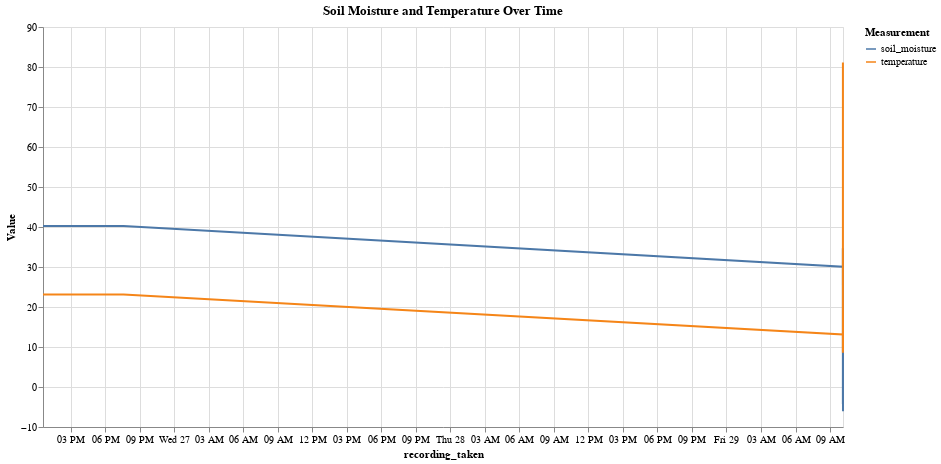

This figure's notebook cell:
### Code cell
chart = alt.Chart(long_df).mark_line().encode(
    x='recording_taken:T',        # Time on the x-axis
    y='Value:Q',                 # Numerical values on the y-axis
    color='Measurement:N'        # Different lines for soil moisture and temperature
).properties(
    title='Soil Moisture and Temperature Over Time',
    width=800,
    height=400
)

chart.show()

### Figure 1 — Vega-Lite specification as saved in the notebook (floating-point values rounded to 4 significant figures)
{"config": {"view": {"continuousWidth": 300, "continuousHeight": 300}}, "data": {"name": "data-200914b2adc57f29bbc200845235fb1f"}, "mark": {"type": "line"}, "encoding": {"color": {"field": "Measurement", "type": "nominal"}, "x": {"field": "recording_taken", "type": "temporal"}, "y": {"field": "Value", "type": "quantitative"}}, "height": 400, "title": "Soil Moisture and Temperature Over Time", "width": 800, "$schema": "https://vega.github.io/schema/vega-lite/v5.20.1.json", "datasets": {"data-200914b2adc57f29bbc200845235fb1f": [{"recording_taken": "2024-11-29T10:07:35", "Measurement": "soil_moisture", "Value": 29.72}, {"recording_taken": "2024-11-29T10:07:35", "Measurement": "soil_moisture", "Value": 30.04}, {"recording_taken": "2024-11-29T10:07:33", "Measurement": "soil_moisture", "Value": 31.07}, {"recording_taken": "2024-11-29T10:07:32", "Measurement": "soil_moisture", "Value": -6.049}, {"recording_taken": "2024-11-29T10:07:31", "Measurement": "soil_moisture", "Value": 33.98}, {"recording_taken": "2024-11-29T10:07:30", "Measurement": "soil_moisture", "Value": 30.19}, {"recording_taken": "2024-11-29T10:07:29", "Measurement": "soil_moisture", "Value": 29.37}, {"recording_taken": "2024-11-29T10:07:28", "Measurement": "soil_moisture", "Value": 32.95}, {"recording_taken": "2024-11-29T10:07:27", "Measurement": "soil_moisture", "Value": 33.36}, {"recording_taken": "2024-11-29T10:07:27", "Measurement": "soil_moisture", "Value": 31.59}, {"recording_taken": "2024-11-29T10:07:26", "Measurement": "soil_moisture", "Value": 29.01}, {"recording_taken": "2024-11-29T10:07:25", "Measurement": "soil_moisture", "Value": 31.83}, {"recording_taken": "2024-11-29T10:07:24", "Measurement": "soil_moisture", "Value": 32.36}, {"recording_taken": "2024-11-29T10:07:23", "Measurement": "soil_moisture", "Value": 32.47}, {"recording_taken": "2024-11-29T10:07:22", "Measurement": "soil_moisture", "Value": 26.87}, {"recording_taken": "2024-11-29T10:07:21", "Measurement": "soil_moisture", "Value": 28.47}, {"recording_taken": "2024-11-29T10:07:20", "Measurement": "soil_moisture", "Value": 30.02}, {"recording_taken": "2024-11-29T10:07:19", "Measurement": "soil_moisture", "Value": 27.22}, {"recording_taken": "2024-11-29T10:07:19", "Measurement": "soil_moisture", "Value": 29.78}, {"recording_taken": "2024-11-29T10:07:18", "Measurement": "soil_moisture", "Value": 33.04}, {"recording_taken": "2024-11-29T10:07:17", "Measurement": "soil_moisture", "Value": 29.86}, {"recording_taken": "2024-11-29T10:07:17", "Measurement": "soil_moisture", "Value": 29.51}, {"recording_taken": "2024-11-29T10:07:16", "Measurement": "soil_moisture", "Value": 34.65}, {"recording_taken": "2024-11-29T10:07:16", "Measurement": "soil_moisture", "Value": 34.28}, {"recording_taken": "2024-11-29T10:07:09", "Measurement": "soil_moisture", "Value": 31.66}, {"recording_taken": "2024-11-29T10:07:07", "Measurement": "soil_moisture", "Value": 30.56}, {"recording_taken": "2024-11-29T10:07:07", "Measurement": "soil_moisture", "Value": 33.76}, {"recording_taken": "2024-11-29T10:07:05", "Measurement": "soil_moisture", "Value": 26.1}, {"recording_taken": "2024-11-29T10:07:04", "Measurement": "soil_moisture", "Value": 32.59}, {"recording_taken": "2024-11-29T10:07:02", "Measurement": "soil_moisture", "Value": 32.11}, {"recording_taken": "2024-11-29T10:07:01", "Measurement": "soil_moisture", "Value": 31.41}, {"recording_taken": "2024-11-29T10:07:00", "Measurement": "soil_moisture", "Value": 29.91}, {"recording_taken": "2024-11-29T10:06:59", "Measurement": "soil_moisture", "Value": -4.257}, {"recording_taken": "2024-11-29T10:06:58", "Measurement": "soil_moisture", "Value": 28.15}, {"recording_taken": "2024-11-29T10:06:57", "Measurement": "soil_moisture", "Value": 32.35}, {"recording_taken": "2024-11-29T10:06:57", "Measurement": "soil_moisture", "Value": 32.88}, {"recording_taken": "2024-11-29T10:06:55", "Measurement": "soil_moisture", "Value": 26.14}, {"recording_taken": "2024-11-29T10:06:54", "Measurement": "soil_moisture", "Value": 30.93}, {"recording_taken": "2024-11-29T10:06:53", "Measurement": "soil_moisture", "Value": 26.98}, {"recording_taken": "2024-11-29T10:06:52", "Measurement": "soil_moisture", "Value": 30.77}, {"recording_taken": "2024-11-29T10:06:51", "Measurement": "soil_moisture", "Value": 33.34}, {"recording_taken": "2024-11-29T10:06:51", "Measurement": "soil_moisture", "Value": 25.42}, {"recording_taken": "2024-11-29T10:06:51", "Measurement": "soil_moisture", "Value": 31.53}, {"recording_taken": "2024-11-29T10:06:51", "Measurement": "soil_moisture", "Value": 25.81}, {"recording_taken": "2024-11-29T10:06:50", "Measurement": "soil_moisture", "Value": 34.71}, {"recording_taken": "2024-11-29T10:06:49", "Measurement": "soil_moisture", "Value": 28.41}, {"recording_taken": "2024-11-29T10:06:48", "Measurement": "soil_moisture", "Value": 30.08}, {"recording_taken": "2024-11-26T19:35:45", "Measurement": "soil_moisture", "Value": 40.22}, {"recording_taken": "2024-11-26T19:35:45", "Measurement": "soil_moisture", "Value": 40.22}, {"recording_taken": "2024-11-26T12:35:45", "Measurement": "soil_moisture", "Value": 40.22}, {"recording_taken": "2024-11-26T12:35:45", "Measurement": "soil_moisture", "Value": 40.22}, {"recording_taken": "2024-11-29T10:07:35", "Measurement": "temperature", "Value": 9.353}, {"recording_taken": "2024-11-29T10:07:35", "Measurement": "temperature", "Value": 13.14}, {"recording_taken": "2024-11-29T10:07:33", "Measurement": "temperature", "Value": 14.88}, {"recording_taken": "2024-11-29T10:07:32", "Measurement": "temperature", "Value": 13.33}, {"recording_taken": "2024-11-29T10:07:31", "Measurement": "temperature", "Value": 13.29}, {"recording_taken": "2024-11-29T10:07:30", "Measurement": "temperature", "Value": 19.17}, {"recording_taken": "2024-11-29T10:07:29", "Measurement": "temperature", "Value": 9.539}, {"recording_taken": "2024-11-29T10:07:28", "Measurement": "temperature", "Value": 9.841}, {"recording_taken": "2024-11-29T10:07:27", "Measurement": "temperature", "Value": 9.05}, {"recording_taken": "2024-11-29T10:07:27", "Measurement": "temperature", "Value": 11.72}, {"recording_taken": "2024-11-29T10:07:26", "Measurement": "temperature", "Value": 13.37}, {"recording_taken": "2024-11-29T10:07:25", "Measurement": "temperature", "Value": 11.05}, {"recording_taken": "2024-11-29T10:07:24", "Measurement": "temperature", "Value": 11.07}, {"recording_taken": "2024-11-29T10:07:23", "Measurement": "temperature", "Value": 12.27}, {"recording_taken": "2024-11-29T10:07:22", "Measurement": "temperature", "Value": 12.89}, {"recording_taken": "2024-11-29T10:07:21", "Measurement": "temperature", "Value": 13.38}, {"recording_taken": "2024-11-29T10:07:20", "Measurement": "temperature", "Value": 13.52}, {"recording_taken": "2024-11-29T10:07:19", "Measurement": "temperature", "Value": 13.34}, {"recording_taken": "2024-11-29T10:07:19", "Measurement": "temperature", "Value": 10.59}, {"recording_taken": "2024-11-29T10:07:18", "Measurement": "temperature", "Value": 14.49}, {"recording_taken": "2024-11-29T10:07:17", "Measurement": "temperature", "Value": 12.39}, {"recording_taken": "2024-11-29T10:07:17", "Measurement": "temperature", "Value": 10.8}, {"recording_taken": "2024-11-29T10:07:16", "Measurement": "temperature", "Value": 14.13}, {"recording_taken": "2024-11-29T10:07:16", "Measurement": "temperature", "Value": 10.74}, {"recording_taken": "2024-11-29T10:07:09", "Measurement": "temperature", "Value": 11.57}, {"recording_taken": "2024-11-29T10:07:07", "Measurement": "temperature", "Value": 81.14}, {"recording_taken": "2024-11-29T10:07:07", "Measurement": "temperature", "Value": 11.38}, {"recording_taken": "2024-11-29T10:07:05", "Measurement": "temperature", "Value": 9.525}, {"recording_taken": "2024-11-29T10:07:04", "Measurement": "temperature", "Value": 10.99}, {"recording_taken": "2024-11-29T10:07:02", "Measurement": "temperature", "Value": 8.564}, {"recording_taken": "2024-11-29T10:07:01", "Measurement": "temperature", "Value": 8.99}, {"recording_taken": "2024-11-29T10:07:00", "Measurement": "temperature", "Value": 9.742}, {"recording_taken": "2024-11-29T10:06:59", "Measurement": "temperature", "Value": 13.26}, {"recording_taken": "2024-11-29T10:06:58", "Measurement": "temperature", "Value": 9.957}, {"recording_taken": "2024-11-29T10:06:57", "Measurement": "temperature", "Value": 9.489}, {"recording_taken": "2024-11-29T10:06:57", "Measurement": "temperature", "Value": 13.09}, {"recording_taken": "2024-11-29T10:06:55", "Measurement": "temperature", "Value": 12.76}, {"recording_taken": "2024-11-29T10:06:54", "Measurement": "temperature", "Value": 9.437}, {"recording_taken": "2024-11-29T10:06:53", "Measurement": "temperature", "Value": 13.93}, {"recording_taken": "2024-11-29T10:06:52", "Measurement": "temperature", "Value": 10.58}, {"recording_taken": "2024-11-29T10:06:51", "Measurement": "temperature", "Value": 9.965}, {"recording_taken": "2024-11-29T10:06:51", "Measurement": "temperature", "Value": 11.31}, {"recording_taken": "2024-11-29T10:06:51", "Measurement": "temperature", "Value": 10.95}, {"recording_taken": "2024-11-29T10:06:51", "Measurement": "temperature", "Value": 11.49}, {"recording_taken": "2024-11-29T10:06:50", "Measurement": "temperature", "Value": 9.088}, {"recording_taken": "2024-11-29T10:06:49", "Measurement": "temperature", "Value": 12.02}, {"recording_taken": "2024-11-29T10:06:48", "Measurement": "temperature", "Value": 13.14}, {"recording_taken": "2024-11-26T19:35:45", "Measurement": "temperature", "Value": 23.1}, {"recording_taken": "2024-11-26T19:35:45", "Measurement": "temperature", "Value": 23.1}, {"recording_taken": "2024-11-26T12:35:45", "Measurement": "temperature", "Value": 23.1}, {"recording_taken": "2024-11-26T12:35:45", "Measurement": "temperature", "Value": 23.1}]}}
